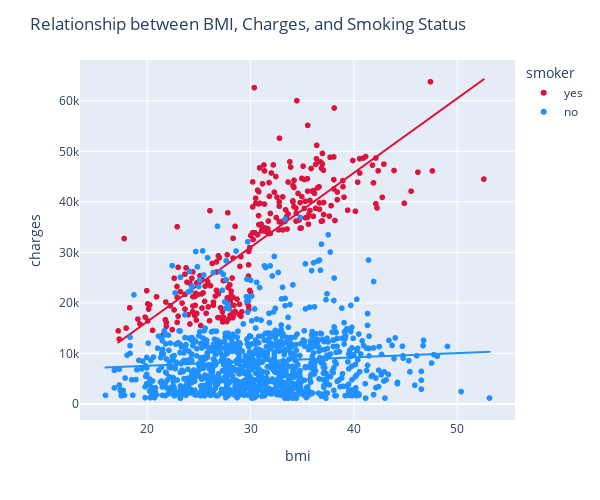

Notebook code cell kept with this figure:
### Markdown cell above
Based on bivariate analysis, it seems that there is a slight linear relationship between `BMI` and `Charges`, but we will try to check it by considering the status of the smoker variable (multivariate analysis)

### Code cell
color = {'yes': '#DC143C', 'no': '#1E90FF'}
fig = px.scatter(df, x="bmi", y="charges", trendline="ols", 
                 color='smoker', color_discrete_map=color)

fig.update_layout(
    height=500,  
    width=600,
    title= 'Relationship between BMI, Charges, and Smoking Status'
)
fig.show()

### Figure 1 — Plotly figure (JSON) as saved in the notebook; plotly's stock layout.template omitted (floating-point values rounded to 4 significant figures; data arrays with more than 128 entries replaced by an {"elided": "..."} marker saying what was removed)
{"data": [{"hovertemplate": "smoker=yes<br>bmi=%{x}<br>charges=%{y}<extra></extra>", "legendgroup": "yes", "marker": {"color": "#DC143C", "symbol": "circle"}, "mode": "markers", "name": "yes", "showlegend": true, "type": "scattergl", "x": {"elided": "274 float values"}, "xaxis": "x", "y": {"elided": "274 float values"}, "yaxis": "y"}, {"hovertemplate": "<b>OLS trendline</b><br>charges = 1473.11 * bmi + -13186.6<br>R<sup>2</sup>=0.650411<br><br>smoker=yes<br>bmi=%{x}<br>charges=%{y} <b>(trend)</b><extra></extra>", "legendgroup": "yes", "marker": {"color": "#DC143C", "symbol": "circle"}, "mode": "lines", "name": "yes", "showlegend": false, "type": "scattergl", "x": {"elided": "274 float values"}, "xaxis": "x", "y": {"elided": "274 float values"}, "yaxis": "y"}, {"hovertemplate": "smoker=no<br>bmi=%{x}<br>charges=%{y}<extra></extra>", "legendgroup": "no", "marker": {"color": "#1E90FF", "symbol": "circle"}, "mode": "markers", "name": "no", "showlegend": true, "type": "scattergl", "x": {"elided": "1063 float values"}, "xaxis": "x", "y": {"elided": "1063 float values"}, "yaxis": "y"}, {"hovertemplate": "<b>OLS trendline</b><br>charges = 83.3397 * bmi + 5886.14<br>R<sup>2</sup>=0.007069<br><br>smoker=no<br>bmi=%{x}<br>charges=%{y} <b>(trend)</b><extra></extra>", "legendgroup": "no", "marker": {"color": "#1E90FF", "symbol": "circle"}, "mode": "lines", "name": "no", "showlegend": false, "type": "scattergl", "x": {"elided": "1063 float values"}, "xaxis": "x", "y": {"elided": "1063 float values"}, "yaxis": "y"}], "layout": {"height": 500, "legend": {"title": {"text": "smoker"}, "tracegroupgap": 0}, "margin": {"t": 60}, "title": {"text": "Relationship between BMI, Charges, and Smoking Status"}, "width": 600, "xaxis": {"anchor": "y", "domain": [0, 1], "title": {"text": "bmi"}}, "yaxis": {"anchor": "x", "domain": [0, 1], "title": {"text": "charges"}}}}
